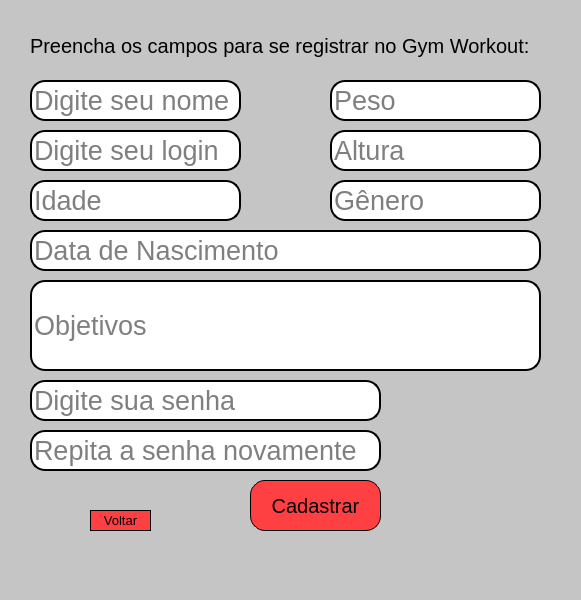
<?xml version="1.0" encoding="UTF-8"?>
<ui version="4.0">
 <class>MainWindow</class>
 <widget class="QMainWindow" name="MainWindow">
  <property name="geometry">
   <rect>
    <x>0</x>
    <y>0</y>
    <width>581</width>
    <height>600</height>
   </rect>
  </property>
  <property name="windowTitle">
   <string>MainWindow</string>
  </property>
  <property name="styleSheet">
   <string notr="true">
background-color: rgb(197, 197, 197);</string>
  </property>
  <widget class="QWidget" name="centralwidget">
   <widget class="QLabel" name="label">
    <property name="geometry">
     <rect>
      <x>30</x>
      <y>30</y>
      <width>561</width>
      <height>31</height>
     </rect>
    </property>
    <property name="font">
     <font>
      <pointsize>15</pointsize>
     </font>
    </property>
    <property name="text">
     <string>Preencha os campos para se registrar no Gym Workout:</string>
    </property>
   </widget>
   <widget class="QLineEdit" name="lineEdit">
    <property name="geometry">
     <rect>
      <x>30</x>
      <y>80</y>
      <width>211</width>
      <height>41</height>
     </rect>
    </property>
    <property name="font">
     <font>
      <pointsize>20</pointsize>
     </font>
    </property>
    <property name="styleSheet">
     <string notr="true">background-color:rgb(255,255,255);
border-radius:15px;
border-style:outset;
border-width:2px;</string>
    </property>
    <property name="inputMethodHints">
     <set>Qt::ImhNone</set>
    </property>
    <property name="text">
     <string/>
    </property>
    <property name="echoMode">
     <enum>QLineEdit::Normal</enum>
    </property>
    <property name="placeholderText">
     <string>Digite seu nome </string>
    </property>
    <property name="clearButtonEnabled">
     <bool>false</bool>
    </property>
   </widget>
   <widget class="QLineEdit" name="lineEdit_2">
    <property name="geometry">
     <rect>
      <x>30</x>
      <y>130</y>
      <width>211</width>
      <height>41</height>
     </rect>
    </property>
    <property name="font">
     <font>
      <pointsize>20</pointsize>
     </font>
    </property>
    <property name="styleSheet">
     <string notr="true">background-color:rgb(255,255,255);
border-radius:15px;
border-style:outset;
border-width:2px;</string>
    </property>
    <property name="text">
     <string/>
    </property>
    <property name="placeholderText">
     <string>Digite seu login</string>
    </property>
   </widget>
   <widget class="QLineEdit" name="lineEdit_3">
    <property name="geometry">
     <rect>
      <x>30</x>
      <y>380</y>
      <width>351</width>
      <height>41</height>
     </rect>
    </property>
    <property name="font">
     <font>
      <pointsize>20</pointsize>
     </font>
    </property>
    <property name="styleSheet">
     <string notr="true">background-color:rgb(255,255,255);
border-radius:15px;
border-style:outset;
border-width:2px;</string>
    </property>
    <property name="text">
     <string/>
    </property>
    <property name="echoMode">
     <enum>QLineEdit::Password</enum>
    </property>
    <property name="placeholderText">
     <string>Digite sua senha</string>
    </property>
   </widget>
   <widget class="QLineEdit" name="lineEdit_4">
    <property name="geometry">
     <rect>
      <x>30</x>
      <y>430</y>
      <width>351</width>
      <height>41</height>
     </rect>
    </property>
    <property name="font">
     <font>
      <pointsize>20</pointsize>
     </font>
    </property>
    <property name="styleSheet">
     <string notr="true">background-color:rgb(255,255,255);
border-radius:15px;
border-style:outset;
border-width:2px;</string>
    </property>
    <property name="text">
     <string/>
    </property>
    <property name="echoMode">
     <enum>QLineEdit::Password</enum>
    </property>
    <property name="placeholderText">
     <string>Repita a senha novamente</string>
    </property>
   </widget>
   <widget class="QPushButton" name="pushButton">
    <property name="geometry">
     <rect>
      <x>250</x>
      <y>480</y>
      <width>131</width>
      <height>51</height>
     </rect>
    </property>
    <property name="font">
     <font>
      <pointsize>15</pointsize>
     </font>
    </property>
    <property name="styleSheet">
     <string notr="true">QPushButton{
background-color: rgb(255, 64, 67);
border-style: outset;
border-width: 1px;
border-radius: 15px;
border-color: black;
}

QPushButton:pressed{
background-color:rgb(255, 99, 101);
border-style: outset;
border-width: 1px;
border-radius: 15px;
border-color: black;
}</string>
    </property>
    <property name="text">
     <string>Cadastrar</string>
    </property>
   </widget>
   <widget class="QPushButton" name="pushButton_2">
    <property name="geometry">
     <rect>
      <x>90</x>
      <y>510</y>
      <width>61</width>
      <height>21</height>
     </rect>
    </property>
    <property name="font">
     <font>
      <pointsize>10</pointsize>
     </font>
    </property>
    <property name="autoFillBackground">
     <bool>false</bool>
    </property>
    <property name="styleSheet">
     <string notr="true">QPushButton{
background-color: rgb(255, 64, 67);
border-style: outset;
border-width: 1px;
border-radius: 15px;
border-color: black;
}

QPushButton:pressed{
background-color:rgb(255, 99, 101);
border-style: outset;
border-width: 1px;
border-radius: 15px;
border-color: black;
}</string>
    </property>
    <property name="text">
     <string notr="true">Voltar</string>
    </property>
    <property name="icon">
     <iconset>
      <normaloff>voltar.png</normaloff>voltar.png</iconset>
    </property>
    <property name="checkable">
     <bool>false</bool>
    </property>
    <property name="autoRepeat">
     <bool>false</bool>
    </property>
    <property name="autoDefault">
     <bool>false</bool>
    </property>
    <property name="default">
     <bool>false</bool>
    </property>
    <property name="flat">
     <bool>false</bool>
    </property>
   </widget>
   <widget class="QLineEdit" name="lineEdit_5">
    <property name="geometry">
     <rect>
      <x>30</x>
      <y>180</y>
      <width>211</width>
      <height>41</height>
     </rect>
    </property>
    <property name="font">
     <font>
      <pointsize>20</pointsize>
     </font>
    </property>
    <property name="styleSheet">
     <string notr="true">background-color:rgb(255,255,255);
border-radius:15px;
border-style:outset;
border-width:2px;</string>
    </property>
    <property name="text">
     <string/>
    </property>
    <property name="echoMode">
     <enum>QLineEdit::Normal</enum>
    </property>
    <property name="placeholderText">
     <string notr="true">Idade</string>
    </property>
   </widget>
   <widget class="QLineEdit" name="lineEdit_6">
    <property name="geometry">
     <rect>
      <x>30</x>
      <y>230</y>
      <width>511</width>
      <height>41</height>
     </rect>
    </property>
    <property name="font">
     <font>
      <pointsize>20</pointsize>
     </font>
    </property>
    <property name="styleSheet">
     <string notr="true">background-color:rgb(255,255,255);
border-radius:15px;
border-style:outset;
border-width:2px;</string>
    </property>
    <property name="inputMethodHints">
     <set>Qt::ImhNone</set>
    </property>
    <property name="text">
     <string/>
    </property>
    <property name="echoMode">
     <enum>QLineEdit::Normal</enum>
    </property>
    <property name="placeholderText">
     <string>Data de Nascimento</string>
    </property>
    <property name="clearButtonEnabled">
     <bool>false</bool>
    </property>
   </widget>
   <widget class="QLineEdit" name="lineEdit_7">
    <property name="geometry">
     <rect>
      <x>330</x>
      <y>80</y>
      <width>211</width>
      <height>41</height>
     </rect>
    </property>
    <property name="font">
     <font>
      <pointsize>20</pointsize>
     </font>
    </property>
    <property name="styleSheet">
     <string notr="true">background-color:rgb(255,255,255);
border-radius:15px;
border-style:outset;
border-width:2px;</string>
    </property>
    <property name="text">
     <string/>
    </property>
    <property name="echoMode">
     <enum>QLineEdit::Normal</enum>
    </property>
    <property name="placeholderText">
     <string notr="true">Peso</string>
    </property>
   </widget>
   <widget class="QLineEdit" name="lineEdit_8">
    <property name="geometry">
     <rect>
      <x>330</x>
      <y>130</y>
      <width>211</width>
      <height>41</height>
     </rect>
    </property>
    <property name="font">
     <font>
      <pointsize>20</pointsize>
     </font>
    </property>
    <property name="styleSheet">
     <string notr="true">background-color:rgb(255,255,255);
border-radius:15px;
border-style:outset;
border-width:2px;</string>
    </property>
    <property name="text">
     <string/>
    </property>
    <property name="echoMode">
     <enum>QLineEdit::Normal</enum>
    </property>
    <property name="placeholderText">
     <string notr="true">Altura</string>
    </property>
   </widget>
   <widget class="QLineEdit" name="lineEdit_9">
    <property name="geometry">
     <rect>
      <x>330</x>
      <y>180</y>
      <width>211</width>
      <height>41</height>
     </rect>
    </property>
    <property name="font">
     <font>
      <pointsize>20</pointsize>
     </font>
    </property>
    <property name="styleSheet">
     <string notr="true">background-color:rgb(255,255,255);
border-radius:15px;
border-style:outset;
border-width:2px;</string>
    </property>
    <property name="text">
     <string/>
    </property>
    <property name="echoMode">
     <enum>QLineEdit::Normal</enum>
    </property>
    <property name="placeholderText">
     <string notr="true">Gênero</string>
    </property>
   </widget>
   <widget class="QLineEdit" name="lineEdit_10">
    <property name="geometry">
     <rect>
      <x>30</x>
      <y>280</y>
      <width>511</width>
      <height>91</height>
     </rect>
    </property>
    <property name="font">
     <font>
      <pointsize>20</pointsize>
     </font>
    </property>
    <property name="styleSheet">
     <string notr="true">background-color:rgb(255,255,255);
border-radius:15px;
border-style:outset;
border-width:2px;</string>
    </property>
    <property name="text">
     <string/>
    </property>
    <property name="echoMode">
     <enum>QLineEdit::Normal</enum>
    </property>
    <property name="placeholderText">
     <string notr="true">Objetivos</string>
    </property>
   </widget>
  </widget>
  <widget class="QMenuBar" name="menubar">
   <property name="geometry">
    <rect>
     <x>0</x>
     <y>0</y>
     <width>581</width>
     <height>21</height>
    </rect>
   </property>
  </widget>
  <widget class="QStatusBar" name="statusbar"/>
 </widget>
 <resources/>
 <connections/>
</ui>
